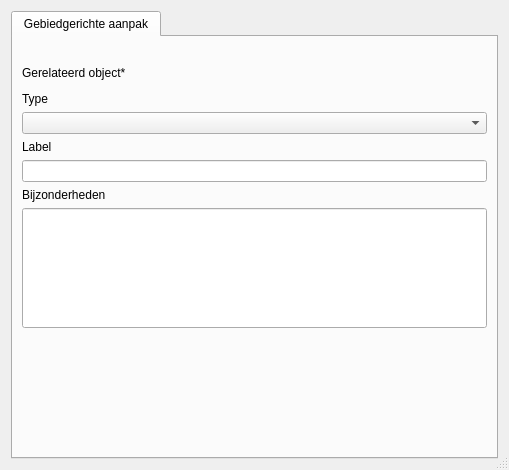
<?xml version="1.0" encoding="UTF-8"?>
<ui version="4.0">
 <class>gebiedgerichte_aanpak_d</class>
 <widget class="QDialog" name="gebiedgerichte_aanpak_d">
  <property name="geometry">
   <rect>
    <x>0</x>
    <y>0</y>
    <width>509</width>
    <height>470</height>
   </rect>
  </property>
  <property name="sizePolicy">
   <sizepolicy hsizetype="Preferred" vsizetype="Minimum">
    <horstretch>0</horstretch>
    <verstretch>0</verstretch>
   </sizepolicy>
  </property>
  <property name="minimumSize">
   <size>
    <width>0</width>
    <height>0</height>
   </size>
  </property>
  <property name="windowTitle">
   <string>Dialog</string>
  </property>
  <property name="autoFillBackground">
   <bool>false</bool>
  </property>
  <property name="sizeGripEnabled">
   <bool>true</bool>
  </property>
  <layout class="QVBoxLayout" name="verticalLayout">
   <item>
    <widget class="QTabWidget" name="gebiedgerichte_aanpak_w">
     <property name="sizePolicy">
      <sizepolicy hsizetype="Preferred" vsizetype="Preferred">
       <horstretch>0</horstretch>
       <verstretch>0</verstretch>
      </sizepolicy>
     </property>
     <property name="autoFillBackground">
      <bool>true</bool>
     </property>
     <property name="currentIndex">
      <number>0</number>
     </property>
     <property name="documentMode">
      <bool>false</bool>
     </property>
     <widget class="QWidget" name="gebiedsgerichte_aanpak">
      <attribute name="title">
       <string>Gebiedgerichte aanpak</string>
      </attribute>
      <layout class="QVBoxLayout" name="verticalLayout_2">
       <item>
        <widget class="QLabel" name="label_4">
         <property name="text">
          <string/>
         </property>
         <property name="pixmap">
          <pixmap>Algemeen gevaar.svg</pixmap>
         </property>
        </widget>
       </item>
       <item>
        <widget class="QLabel" name="label_3">
         <property name="text">
          <string>Gerelateerd object*</string>
         </property>
        </widget>
       </item>
       <item>
        <widget class="QgsRelationReferenceWidget" name="object_id" native="true">
         <property name="sizePolicy">
          <sizepolicy hsizetype="Preferred" vsizetype="Preferred">
           <horstretch>0</horstretch>
           <verstretch>0</verstretch>
          </sizepolicy>
         </property>
         <property name="minimumSize">
          <size>
           <width>0</width>
           <height>0</height>
          </size>
         </property>
         <property name="whatsThis">
          <string/>
         </property>
        </widget>
       </item>
       <item>
        <widget class="QLabel" name="label_5">
         <property name="text">
          <string>Type</string>
         </property>
        </widget>
       </item>
       <item>
        <widget class="QComboBox" name="soort">
         <property name="maxVisibleItems">
          <number>30</number>
         </property>
        </widget>
       </item>
       <item>
        <widget class="QLabel" name="label_6">
         <property name="text">
          <string>Label</string>
         </property>
        </widget>
       </item>
       <item>
        <widget class="QLineEdit" name="label_2"/>
       </item>
       <item>
        <widget class="QLabel" name="label_7">
         <property name="text">
          <string>Bijzonderheden</string>
         </property>
        </widget>
       </item>
       <item>
        <widget class="QLineEdit" name="bijzonderheden">
         <property name="sizePolicy">
          <sizepolicy hsizetype="Expanding" vsizetype="Expanding">
           <horstretch>0</horstretch>
           <verstretch>0</verstretch>
          </sizepolicy>
         </property>
         <property name="minimumSize">
          <size>
           <width>0</width>
           <height>0</height>
          </size>
         </property>
         <property name="inputMethodHints">
          <set>Qt::ImhMultiLine</set>
         </property>
         <property name="maxLength">
          <number>254</number>
         </property>
         <property name="clearButtonEnabled">
          <bool>false</bool>
         </property>
        </widget>
       </item>
       <item>
        <spacer name="verticalSpacer">
         <property name="orientation">
          <enum>Qt::Vertical</enum>
         </property>
         <property name="sizeHint" stdset="0">
          <size>
           <width>20</width>
           <height>0</height>
          </size>
         </property>
        </spacer>
       </item>
      </layout>
      <zorder>label_4</zorder>
      <zorder>verticalSpacer</zorder>
      <zorder>label_3</zorder>
      <zorder>object_id</zorder>
      <zorder>label_5</zorder>
      <zorder>soort</zorder>
      <zorder>label_6</zorder>
      <zorder>label_2</zorder>
      <zorder>bijzonderheden</zorder>
      <zorder>label_7</zorder>
     </widget>
    </widget>
   </item>
  </layout>
 </widget>
 <customwidgets>
  <customwidget>
   <class>QgsRelationReferenceWidget</class>
   <extends>QWidget</extends>
   <header>qgsrelationreferencewidget.h</header>
  </customwidget>
 </customwidgets>
 <resources>
  <include location="image.qrc"/>
 </resources>
 <connections/>
</ui>
